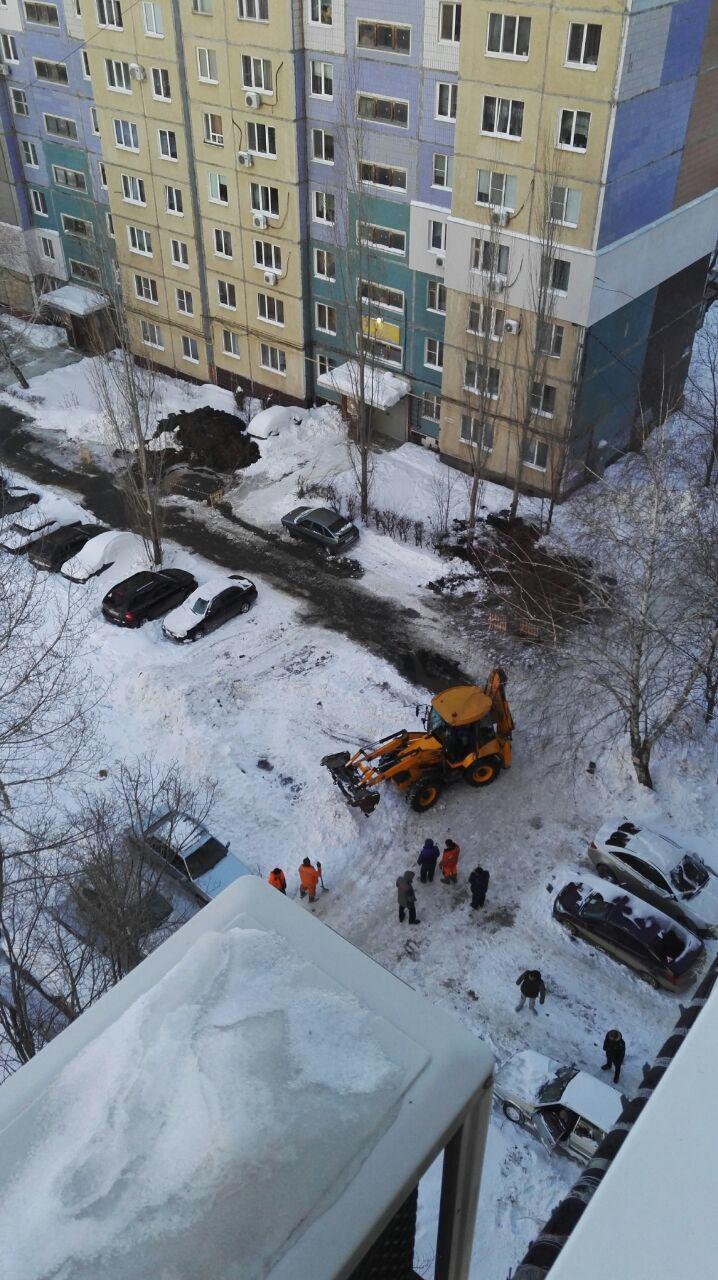
#> input picture laplassobol/input.jpg, 718 x 1280 px
$ python main.py   (older library calls are emulated)
#> lines starting #> are read from the running program, lines starting #| are printed output that depends on the picture
import cv2
import sys

print (cv2.__version__)
print (sys.version)

image = cv2.imread(sys.path[0] + "/input.jpg")
#> image is the input picture: shape (1280, 718, 3); mean B, G, R 132.6, 125, 118.5
image = cv2.cvtColor(image, cv2.COLOR_BGR2GRAY)
#> image: shape (1280, 718)
image = cv2.GaussianBlur(image, (3, 3), 0)

laplacian = cv2.Laplacian(image, cv2.CV_64F)
sobelx = cv2.Sobel(image, cv2.CV_64F, 1, 0, ksize=5)
sobely = cv2.Sobel(image, cv2.CV_64F, 0, 1, ksize=5)
sobelxy = cv2.Sobel(image, cv2.CV_64F, 1, 1, ksize=5)
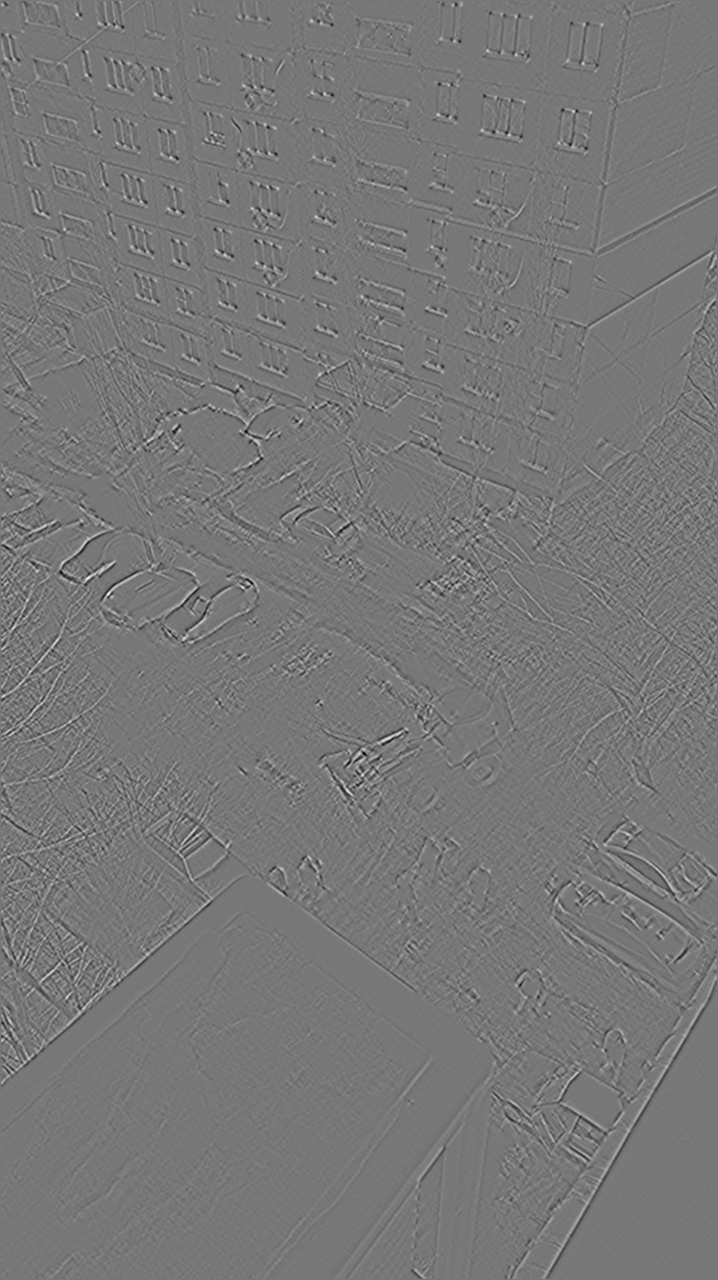
#> sobelxy: shape (1280, 718) float64; min -1384, max 1561, mean 0; drawn with min black and max white


cv2.imwrite("laplacian.jpg", laplacian)
cv2.imwrite("sobelx.jpg", sobelx)
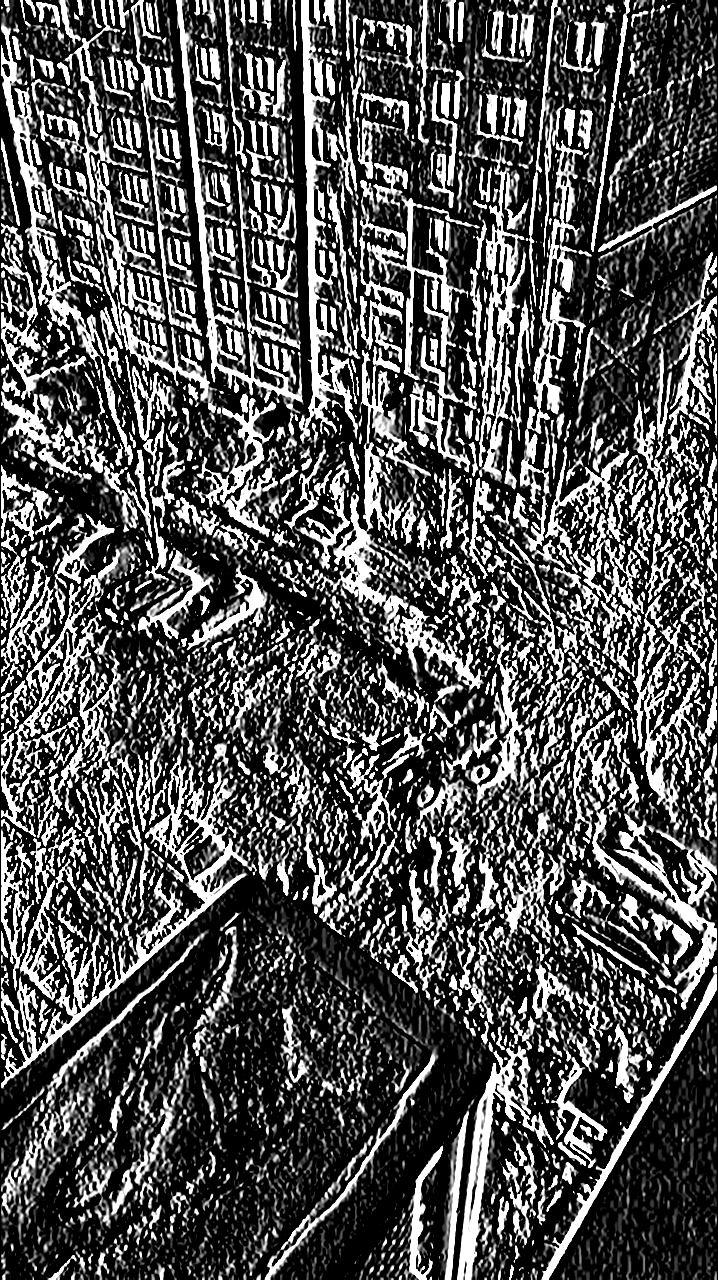
#> saved as sobelx.jpg: shape (1280, 718); min 0, max 255, mean 83.2
cv2.imwrite("sobely.jpg", sobely)
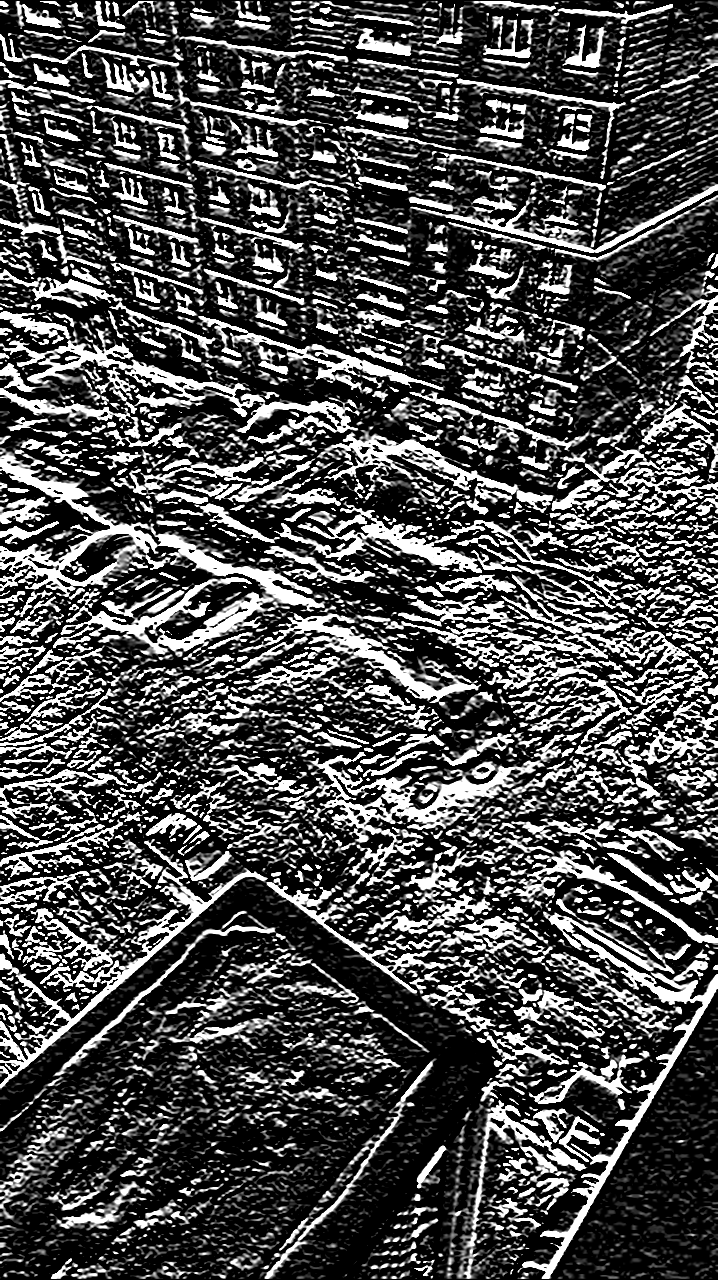
#> saved as sobely.jpg: shape (1280, 718); min 0, max 255, mean 77.7
cv2.imwrite("sobelxy.jpg", sobelxy)
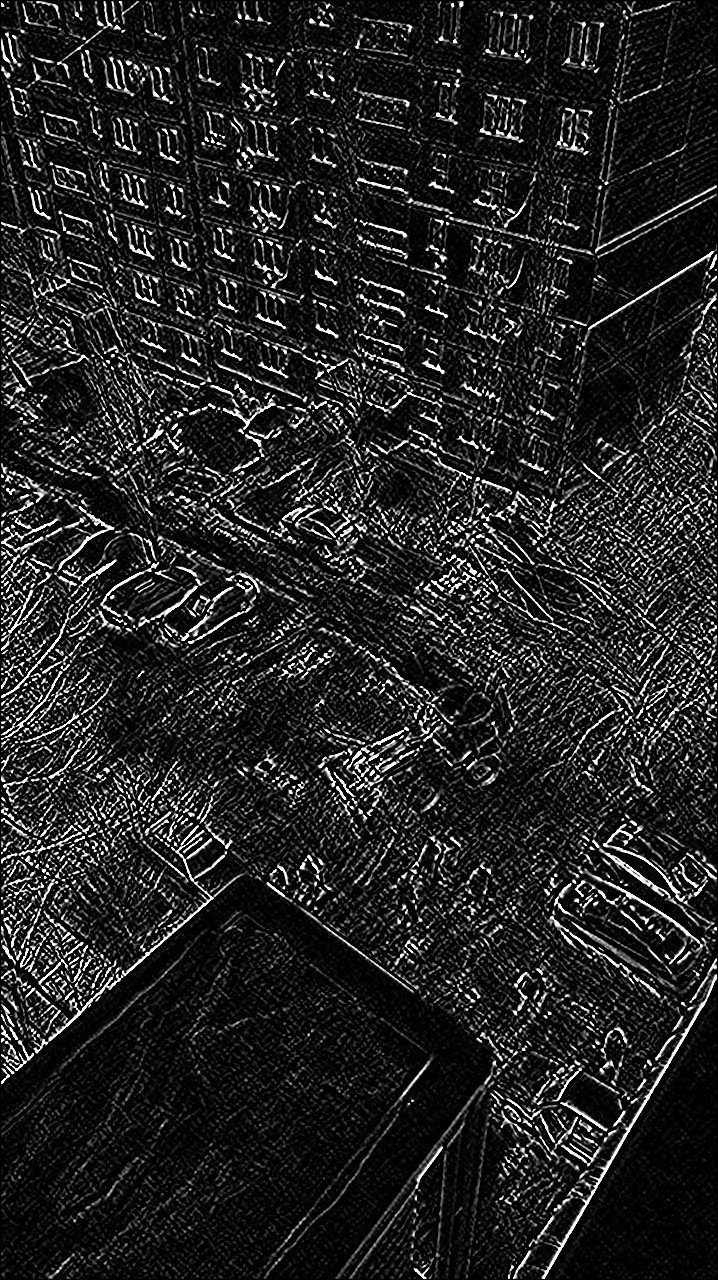
#> saved as sobelxy.jpg: shape (1280, 718); min 0, max 255, mean 34.1
